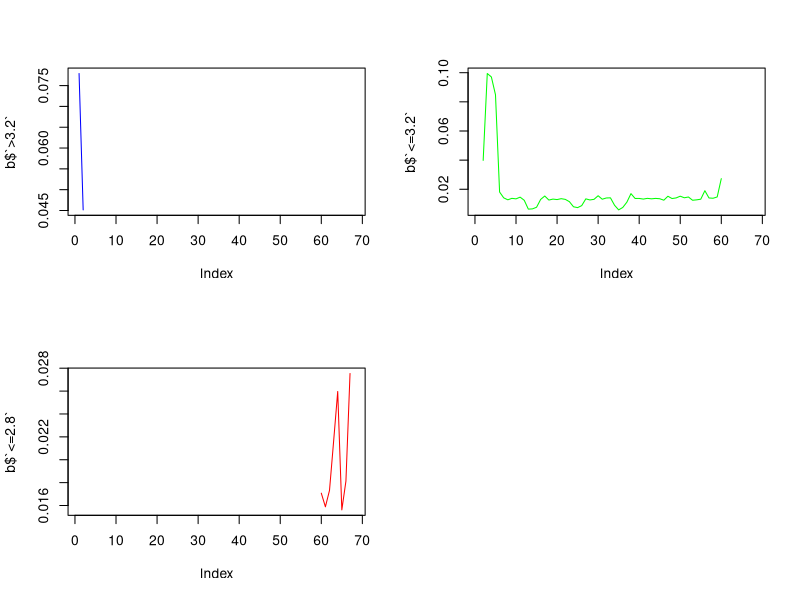
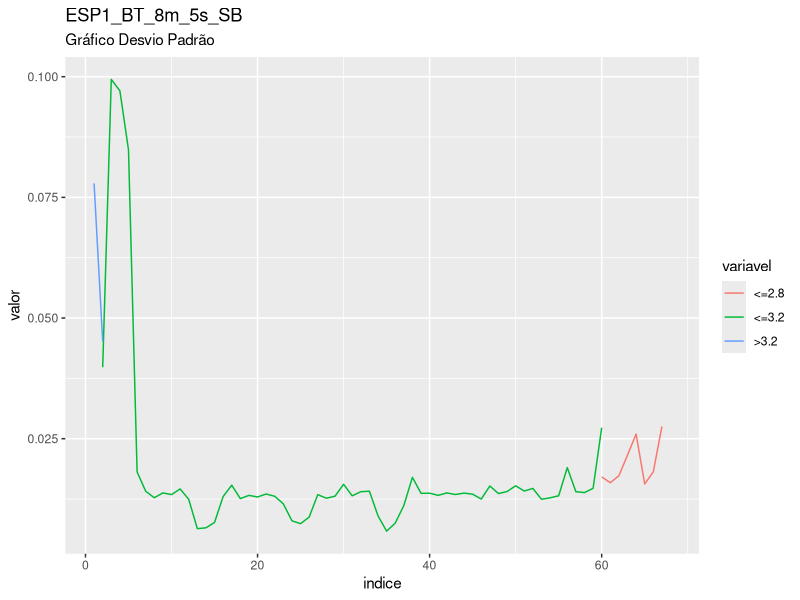
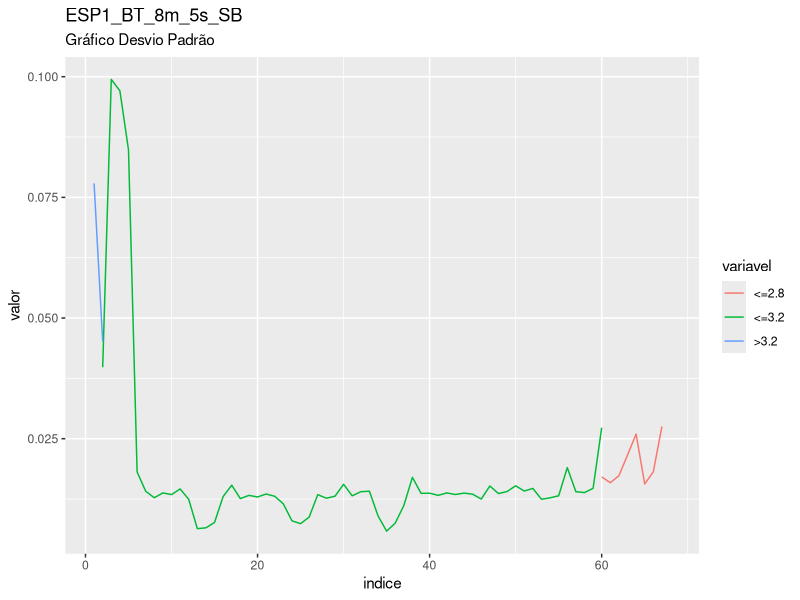

Reproduce these figures in R, in order.
library(readxl)
plan_ESP1_BT_8m_5s_SB <- read_excel("Esp1 BT 8m 5s SB.xlsx")
View(plan_ESP1_BT_8m_5s_SB)

valor<-plan_ESP1_BT_8m_5s_SB$Column9
posicoes<-c(1:length(valor))

corte_1<-min(posicoes[which(valor==3.2)])
corte_2<-min(posicoes[which(valor==2.8)])

valor[which(posicoes==corte_1)]
valor[which(posicoes==corte_2)]

a<- rep(1,corte_1)
b<- rep(2,corte_2-corte_1)
c<- rep(3,length(valor)-corte_2)

plan_ESP1_BT_8m_5s_SB$nivel<-c(a,b,c)


###########################################################

require(lubridate)
plan_ESP1_BT_8m_5s_SB$t<-(plan_ESP1_BT_8m_5s_SB$Column1)
plan_ESP1_BT_8m_5s_SB$t0<-min((plan_ESP1_BT_8m_5s_SB$Column1))
plan_ESP1_BT_8m_5s_SB$survt<-(plan_ESP1_BT_8m_5s_SB$t-plan_ESP1_BT_8m_5s_SB$t0)
segundos<-round(as.numeric(diff(plan_ESP1_BT_8m_5s_SB$survt,1)))
plan_ESP1_BT_8m_5s_SB$segundos<-c(0,segundos)
plan_ESP1_BT_8m_5s_SB$segundos<- ifelse(plan_ESP1_BT_8m_5s_SB$segundos<0,10,plan_ESP1_BT_8m_5s_SB$segundos)
plan_ESP1_BT_8m_5s_SB$segundos_acum<-cumsum(plan_ESP1_BT_8m_5s_SB$segundos)
plan_ESP1_BT_8m_5s_SB$minutos_acum<-round(cumsum(plan_ESP1_BT_8m_5s_SB$segundos)/60)
plan_ESP1_BT_8m_5s_SB$minuto = cut(as.numeric(plan_ESP1_BT_8m_5s_SB$minutos_acum), c(0,5, 10,15, 20,25, 30,35, 40,45,50,55,60,65,70,75,80,85,90,95,100,105,110,115,120,125,130,135,140,145,150,155,160,165,170,175,180,185,190,195,200,205,210,215,220,225,230,235,240,245,250,255,260,265,270,275,280,285,290,295,300,305,310,315,320,325,330,335, Inf), right=FALSE)


tapply(plan_ESP1_BT_8m_5s_SB$Column9,plan_ESP1_BT_8m_5s_SB$nivel,sd)
tapply(plan_ESP1_BT_8m_5s_SB$Column9,plan_ESP1_BT_8m_5s_SB$minuto,sd)

a<-tapply(plan_ESP1_BT_8m_5s_SB$Column9,list(plan_ESP1_BT_8m_5s_SB$minuto, plan_ESP1_BT_8m_5s_SB$nivel),sd)
b<-data.frame(a)
names(b)<-c(">3.2","<=3.2","<=2.8")

# exportando saida para csv
write.csv(a,file="saida_dp_ESP1_BT_8m_5s_SB.csv")

#grafico

par(mfrow = c(2, 2))
plot(b$`>3.2`,col="blue",type="l")
plot(b$`<=3.2`,col="green",type="l")
plot(b$`<=2.8`,col="red",type="l")

b$indice<-c(1:nrow(b))

library(tidyr)
library(ggplot2)

dados_long <- b %>% gather(variavel, valor, -indice)

ggplot(data = dados_long, aes(x = indice, y = valor, group = variavel)) +
  geom_line(aes(colour = variavel)) +
labs(title = "ESP1_BT_8m_5s_SB", subtitle = "Gráfico Desvio Padrão")

ggsave("Grafico_DP_ESP1_BT_8m_5s_SB.png")
